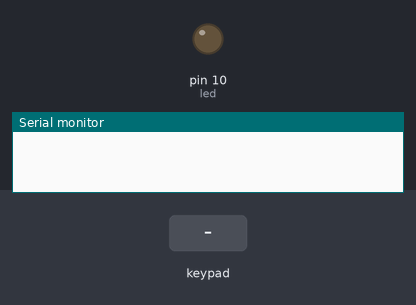
The sketch below on a simulated Arduino Uno, built with avr-gcc and run on an emulated ATmega328P. Shown: output pins drawn as LEDs (lit = HIGH), the last lines printed to the serial monitor. The inputs (shaded band) are chosen by the test bench.

Above: at 1.2 s.
1.3 s: key 'A' pressed
At 1.6 s:
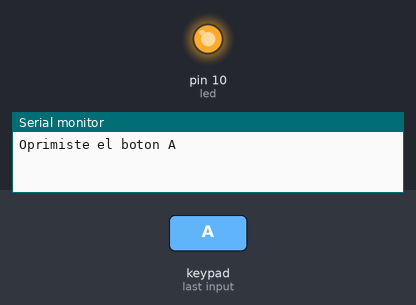
5.9 s: key 'B' pressed
At 7.3 s:
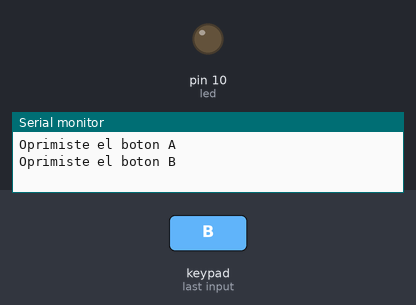
10.9 s: key 'C' pressed
At 11.3 s:
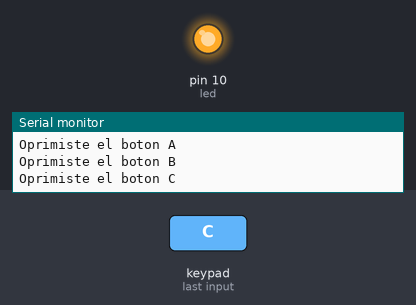
12.4 s: key 'D' pressed
At 13.6 s:
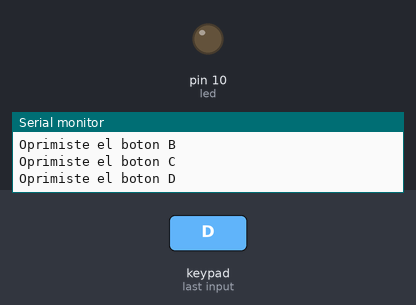
Timing chart, 0 to 14.9 s (numbered marks = the images above; inputs shaded):
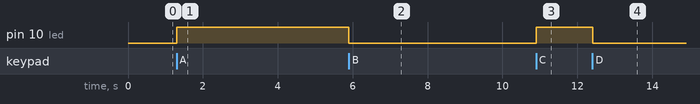

Measured:
- after the input at 1.3 s, pin 10 (led): LOW → HIGH at once
- after the input at 5.9 s, pin 10 (led): HIGH → LOW at once
- after the input at 10.9 s, pin 10 (led): LOW → HIGH at once
- after the input at 12.4 s, pin 10 (led): HIGH → LOW at once

The sketch:

Teclado_Matricial_4x4.ino
```cpp
/*
Talos Electronics
Rafael Lozano Rolón
9/Septiembre/2015
*/

#include <Keypad.h>
const byte ROWS = 4;
const byte COLS = 4;
char keys[ROWS][COLS] = {
 {'1','2','3','A'},
 {'4','5','6','B'},
 {'7','8','9','C'},
 {'*','0','#','D'}
};
byte rowPins[ROWS] = {9,8,7,6}; //Filas(pines del 9 al 6)
byte colPins[COLS] = {5,4,3,2}; //Columnas (pines del 5 al)
Keypad keypad = Keypad( makeKeymap(keys), rowPins, colPins, ROWS, COLS );
int led = 10;

void setup(){
Serial.begin (9600);
pinMode(led, OUTPUT);
}

void loop()
{
  char key = keypad.getKey();

  switch (key)
  {
  case '0'://Cuando key "0" es oprimida...
  Serial.println("Oprimiste el boton 0");//El monitor serial escribe "Oprimiste el boton 0"
  break;

  case '1'://Cuando key "1" es oprimida...
  Serial.println("Oprimiste el boton 1");//El monitor serial escribe "Oprimiste el boton 1"
  break;

  case '2'://Cuando key "2" es oprimida...
  Serial.println("Oprimiste el boton 2");//El monitor serial escribe "Oprimiste el boton 2"
  break;

  case '3'://Cuando key "3" es oprimida...
  Serial.println("Oprimiste el boton 3");//El monitor serial escribe "Oprimiste el boton 3"
  break;

  case '4'://Cuando key "4" es oprimida...
  Serial.println("Oprimiste el boton 4");//El monitor serial escribe "Oprimiste el boton 4"
  break;

  case '5'://Cuando key "5" es oprimida...
  Serial.println("Oprimiste el boton 5");//El monitor serial escribe "Oprimiste el boton 5"
  break;

  case '6'://Cuando key "6" es oprimida...
  Serial.println("Oprimiste el boton 6");//El monitor serial escribe "Oprimiste el boton 6"
  break;

  case '7'://Cuando key "7" es oprimida...
  Serial.println("Oprimiste el boton 7");//El monitor serial escribe "Oprimiste el boton 7"
  break;

  case '8'://Cuando key "8" es oprimida...
  Serial.println("Oprimiste el boton 8");//El monitor serial escribe "Oprimiste el boton 8"
  break;

  case '9'://Cuando key "9" es oprimida...
  Serial.println("Oprimiste el boton 9");//El monitor serial escribe "Oprimiste el boton 9"
  break;

  case 'A'://Cuando key "A" es oprimida...
  Serial.println("Oprimiste el boton A");//El monitor serial escribe "Oprimiste el boton A"
  digitalWrite(led, HIGH);//El led se enciende
  break;

  case 'B'://Cuando key "B" es oprimida...
  Serial.println("Oprimiste el boton B");//El monitor serial escribe "Oprimiste el boton B"
  digitalWrite(led, LOW);//El led se enciende
  break;

  case 'C'://Cuando key "C" es oprimida...
  Serial.println("Oprimiste el boton C");//El monitor serial escribe "Oprimiste el boton C"
  digitalWrite(led, HIGH);//El led se enciende
  break;
  case 'D'://Cuando key "D" es oprimida...
  Serial.println("Oprimiste el boton D");//El monitor serial escribe "Oprimiste el boton D"
  digitalWrite(led, LOW);//El led se enciende
  break;
  }
}
```
